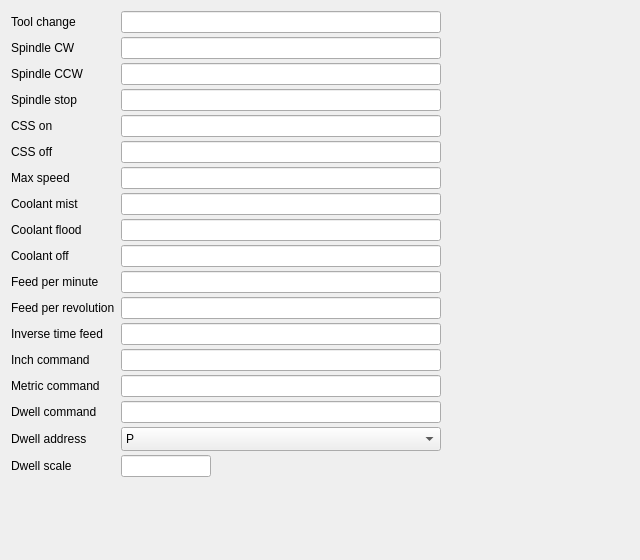
                                    <widget class="QWidget" name="commandsTabContents">
                                        <property name="geometry">
                                            <rect>
                                                <x>0</x>
                                                <y>0</y>
                                                <width>640</width>
                                                <height>560</height>
                                            </rect>
                                        </property>
                                        <layout class="QFormLayout" name="commandsForm">
                                            <item row="0" column="0">
                                                <widget class="QLabel" name="toolChangeEditLabel">
                                                    <property name="text">
                                                        <string>Tool change</string>
                                                    </property>
                                                </widget>
                                            </item>
                                            <item row="0" column="1">
                                                <widget class="QLineEdit" name="toolChangeEdit">
                                                    <property name="maximumSize">
                                                        <size>
                                                            <width>320</width>
                                                            <height>16777215</height>
                                                        </size>
                                                    </property>
                                                </widget>
                                            </item>
                                            <item row="1" column="0">
                                                <widget class="QLabel" name="spindleCWEditLabel">
                                                    <property name="text">
                                                        <string>Spindle CW</string>
                                                    </property>
                                                </widget>
                                            </item>
                                            <item row="1" column="1">
                                                <widget class="QLineEdit" name="spindleCWEdit">
                                                    <property name="maximumSize">
                                                        <size>
                                                            <width>320</width>
                                                            <height>16777215</height>
                                                        </size>
                                                    </property>
                                                </widget>
                                            </item>
                                            <item row="2" column="0">
                                                <widget class="QLabel" name="spindleCCWEditLabel">
                                                    <property name="text">
                                                        <string>Spindle CCW</string>
                                                    </property>
                                                </widget>
                                            </item>
                                            <item row="2" column="1">
                                                <widget class="QLineEdit" name="spindleCCWEdit">
                                                    <property name="maximumSize">
                                                        <size>
                                                            <width>320</width>
                                                            <height>16777215</height>
                                                        </size>
                                                    </property>
                                                </widget>
                                            </item>
                                            <item row="3" column="0">
                                                <widget class="QLabel" name="spindleStopEditLabel">
                                                    <property name="text">
                                                        <string>Spindle stop</string>
                                                    </property>
                                                </widget>
                                            </item>
                                            <item row="3" column="1">
                                                <widget class="QLineEdit" name="spindleStopEdit">
                                                    <property name="maximumSize">
                                                        <size>
                                                            <width>320</width>
                                                            <height>16777215</height>
                                                        </size>
                                                    </property>
                                                </widget>
                                            </item>
                                            <item row="4" column="0">
                                                <widget class="QLabel" name="spindleCSSOnEditLabel">
                                                    <property name="text">
                                                        <string>CSS on</string>
                                                    </property>
                                                </widget>
                                            </item>
                                            <item row="4" column="1">
                                                <widget class="QLineEdit" name="spindleCSSOnEdit">
                                                    <property name="maximumSize">
                                                        <size>
                                                            <width>320</width>
                                                            <height>16777215</height>
                                                        </size>
                                                    </property>
                                                </widget>
                                            </item>
                                            <item row="5" column="0">
                                                <widget class="QLabel" name="spindleCSSOffEditLabel">
                                                    <property name="text">
                                                        <string>CSS off</string>
                                                    </property>
                                                </widget>
                                            </item>
                                            <item row="5" column="1">
                                                <widget class="QLineEdit" name="spindleCSSOffEdit">
                                                    <property name="maximumSize">
                                                        <size>
                                                            <width>320</width>
                                                            <height>16777215</height>
                                                        </size>
                                                    </property>
                                                </widget>
                                            </item>
                                            <item row="6" column="0">
                                                <widget class="QLabel" name="spindleMaxSpeedEditLabel">
                                                    <property name="text">
                                                        <string>Max speed</string>
                                                    </property>
                                                </widget>
                                            </item>
                                            <item row="6" column="1">
                                                <widget class="QLineEdit" name="spindleMaxSpeedEdit">
                                                    <property name="maximumSize">
                                                        <size>
                                                            <width>320</width>
                                                            <height>16777215</height>
                                                        </size>
                                                    </property>
                                                </widget>
                                            </item>
                                            <item row="7" column="0">
                                                <widget class="QLabel" name="coolantMistEditLabel">
                                                    <property name="text">
                                                        <string>Coolant mist</string>
                                                    </property>
                                                </widget>
                                            </item>
                                            <item row="7" column="1">
                                                <widget class="QLineEdit" name="coolantMistEdit">
                                                    <property name="maximumSize">
                                                        <size>
                                                            <width>320</width>
                                                            <height>16777215</height>
                                                        </size>
                                                    </property>
                                                </widget>
                                            </item>
                                            <item row="8" column="0">
                                                <widget class="QLabel" name="coolantFloodEditLabel">
                                                    <property name="text">
                                                        <string>Coolant flood</string>
                                                    </property>
                                                </widget>
                                            </item>
                                            <item row="8" column="1">
                                                <widget class="QLineEdit" name="coolantFloodEdit">
                                                    <property name="maximumSize">
                                                        <size>
                                                            <width>320</width>
                                                            <height>16777215</height>
                                                        </size>
                                                    </property>
                                                </widget>
                                            </item>
                                            <item row="9" column="0">
                                                <widget class="QLabel" name="coolantOffEditLabel">
                                                    <property name="text">
                                                        <string>Coolant off</string>
                                                    </property>
                                                </widget>
                                            </item>
                                            <item row="9" column="1">
                                                <widget class="QLineEdit" name="coolantOffEdit">
                                                    <property name="maximumSize">
                                                        <size>
                                                            <width>320</width>
                                                            <height>16777215</height>
                                                        </size>
                                                    </property>
                                                </widget>
                                            </item>
                                            <item row="10" column="0">
                                                <widget class="QLabel" name="feedPerMinuteEditLabel">
                                                    <property name="text">
                                                        <string>Feed per minute</string>
                                                    </property>
                                                </widget>
                                            </item>
                                            <item row="10" column="1">
                                                <widget class="QLineEdit" name="feedPerMinuteEdit">
                                                    <property name="maximumSize">
                                                        <size>
                                                            <width>320</width>
                                                            <height>16777215</height>
                                                        </size>
                                                    </property>
                                                </widget>
                                            </item>
                                            <item row="11" column="0">
                                                <widget class="QLabel" name="feedPerRevEditLabel">
                                                    <property name="text">
                                                        <string>Feed per revolution</string>
                                                    </property>
                                                </widget>
                                            </item>
                                            <item row="11" column="1">
                                                <widget class="QLineEdit" name="feedPerRevEdit">
                                                    <property name="maximumSize">
                                                        <size>
                                                            <width>320</width>
                                                            <height>16777215</height>
                                                        </size>
                                                    </property>
                                                </widget>
                                            </item>
                                            <item row="12" column="0">
                                                <widget class="QLabel" name="feedInverseTimeEditLabel">
                                                    <property name="text">
                                                        <string>Inverse time feed</string>
                                                    </property>
                                                </widget>
                                            </item>
                                            <item row="12" column="1">
                                                <widget class="QLineEdit" name="feedInverseTimeEdit">
                                                    <property name="maximumSize">
                                                        <size>
                                                            <width>320</width>
                                                            <height>16777215</height>
                                                        </size>
                                                    </property>
                                                </widget>
                                            </item>
                                            <item row="13" column="0">
                                                <widget class="QLabel" name="unitsInchEditLabel">
                                                    <property name="text">
                                                        <string>Inch command</string>
                                                    </property>
                                                </widget>
                                            </item>
                                            <item row="13" column="1">
                                                <widget class="QLineEdit" name="unitsInchEdit">
                                                    <property name="maximumSize">
                                                        <size>
                                                            <width>320</width>
                                                            <height>16777215</height>
                                                        </size>
                                                    </property>
                                                </widget>
                                            </item>
                                            <item row="14" column="0">
                                                <widget class="QLabel" name="unitsMetricEditLabel">
                                                    <property name="text">
                                                        <string>Metric command</string>
                                                    </property>
                                                </widget>
                                            </item>
                                            <item row="14" column="1">
                                                <widget class="QLineEdit" name="unitsMetricEdit">
                                                    <property name="maximumSize">
                                                        <size>
                                                            <width>320</width>
                                                            <height>16777215</height>
                                                        </size>
                                                    </property>
                                                </widget>
                                            </item>
                                            <item row="15" column="0">
                                                <widget class="QLabel" name="dwellCommandEditLabel">
                                                    <property name="text">
                                                        <string>Dwell command</string>
                                                    </property>
                                                </widget>
                                            </item>
                                            <item row="15" column="1">
                                                <widget class="QLineEdit" name="dwellCommandEdit">
                                                    <property name="maximumSize">
                                                        <size>
                                                            <width>320</width>
                                                            <height>16777215</height>
                                                        </size>
                                                    </property>
                                                </widget>
                                            </item>
                                            <item row="16" column="0">
                                                <widget class="QLabel" name="dwellAddressComboLabel">
                                                    <property name="text">
                                                        <string>Dwell address</string>
                                                    </property>
                                                </widget>
                                            </item>
                                            <item row="16" column="1">
                                                <widget class="QComboBox" name="dwellAddressCombo">
                                                    <item>
                                                        <property name="text">
                                                            <string>P</string>
                                                        </property>
                                                    </item>
                                                    <item>
                                                        <property name="text">
                                                            <string>F</string>
                                                        </property>
                                                    </item>
                                                    <item>
                                                        <property name="text">
                                                            <string>X</string>
                                                        </property>
                                                    </item>
                                                    <property name="maximumSize">
                                                        <size>
                                                            <width>320</width>
                                                            <height>16777215</height>
                                                        </size>
                                                    </property>
                                                    <property name="sizeAdjustPolicy">
                                                        <enum>QComboBox::SizeAdjustPolicy::AdjustToMinimumContentsLengthWithIcon</enum>
                                                    </property>
                                                    <property name="minimumContentsLength">
                                                        <number>16</number>
                                                    </property>
                                                </widget>
                                            </item>
                                            <item row="17" column="0">
                                                <widget class="QLabel" name="dwellScaleEditLabel">
                                                    <property name="text">
                                                        <string>Dwell scale</string>
                                                    </property>
                                                </widget>
                                            </item>
                                            <item row="17" column="1">
                                                <widget class="QLineEdit" name="dwellScaleEdit">
                                                    <property name="maximumSize">
                                                        <size>
                                                            <width>90</width>
                                                            <height>16777215</height>
                                                        </size>
                                                    </property>
                                                </widget>
                                            </item>
                                            <property name="fieldGrowthPolicy">
                                                <enum>QFormLayout::FieldGrowthPolicy::AllNonFixedFieldsGrow</enum>
                                            </property>
                                            <property name="formAlignment">
                                                <set>Qt::AlignmentFlag::AlignLeft|Qt::AlignmentFlag::AlignTop</set>
                                            </property>
                                            <property name="verticalSpacing">
                                                <number>4</number>
                                            </property>
                                        </layout>
                                    </widget>
